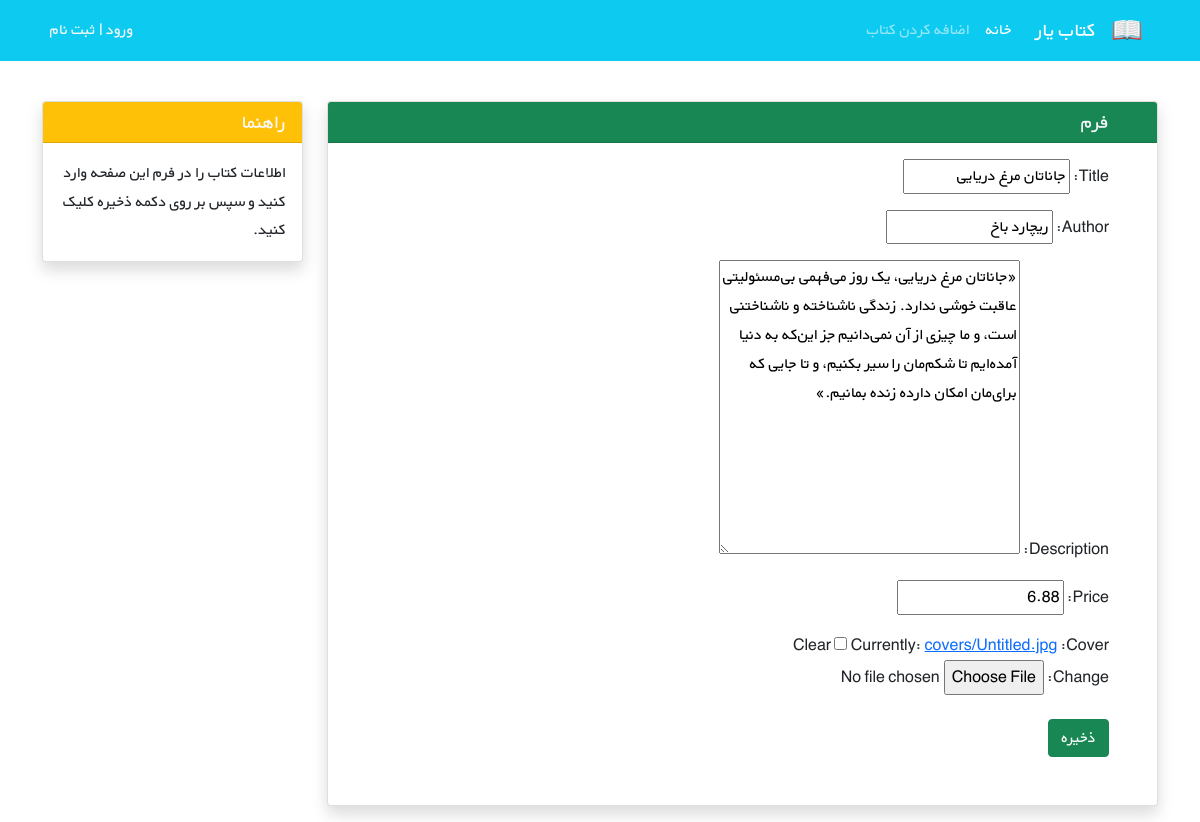
Screenshot of /books/7/update/ with the database file from the repository.
### books/models.py (models this page shows, shortened)
class Book(models.Model):
    title = models.CharField(max_length= 200)
    description = models.TextField()
    author = models.CharField(max_length=200)
    price = models.DecimalField(max_digits=5, decimal_places=2)
    cover = models.ImageField(upload_to='covers/', blank=True)

### books/views.py (the view)
# urls.py: path('<int:pk>/update/', BookUpdateView.as_view(), name= 'book_update'),
class BookUpdateView(generic.UpdateView):
    model = Book
    form_class =BookForm
    template_name = 'books/book_update.html'
    context_object_name = 'form'

### books/forms.py
class BookForm(ModelForm):
    class Meta:
        model = Book
        fields = ['title', 'author', 'description', 'price','cover']

### books/templates/books/book_update.html (shortened to what this page needs)
{% extends '_base.html'%}
{%block content%}
<div class="container mt-4" dir="rtl">
    <div class="row">
        <div class="col-9">
            <div class="card shadow my-3">
                <h5 class="card-header bg-success text-light px-5">فرم</h5>
                <div class="px-5 pt-3 pb-5">
                    <form method="POST" enctype="multipart/form-data">
                        {{form.as_p}}
                        <button type="submit" class="btn btn-success mt-2">ذخیره</button>
                    </form>
                </div>
            </div>
        </div>
        <div class="col-3">
                <div class="card my-3 shadow">
                    <h5 class="card-header bg-warning text-light">راهنما</h5>
                    <div class="card-body">
                        <p class="card-text">
                            اطلاعات کتاب را در فرم این صفحه وارد کنید و سپس بر روی دکمه ذخیره کلیک کنید.
                        </p>
                    </div>
                </div>
        </div>
    </div>
</div>
{% endblock content %}

### static/css/style.css (style rules this page uses)
* { font-family: 'BYekan', sans-serif; line-height: 1.8rem; }

### rows the page displays
Book: title "جاناتان مرغ دریایی", author "ریچارد باخ", description "«جاناتان مرغ دریایی، یک روز می‌فهمی بی‌مسئولیتی عاقبت خوشی ندارد. زندگی ناشناخته و ناشناختنی است، و ما چیزی از آن نمی‌دانیم جز این‌که به دنیا آمده‌ایم تا شکم‌مان را سیر بکنیم، و تا جایی که برای‌مان امکان دارده زنده بمانیم.»", price "6.88"
